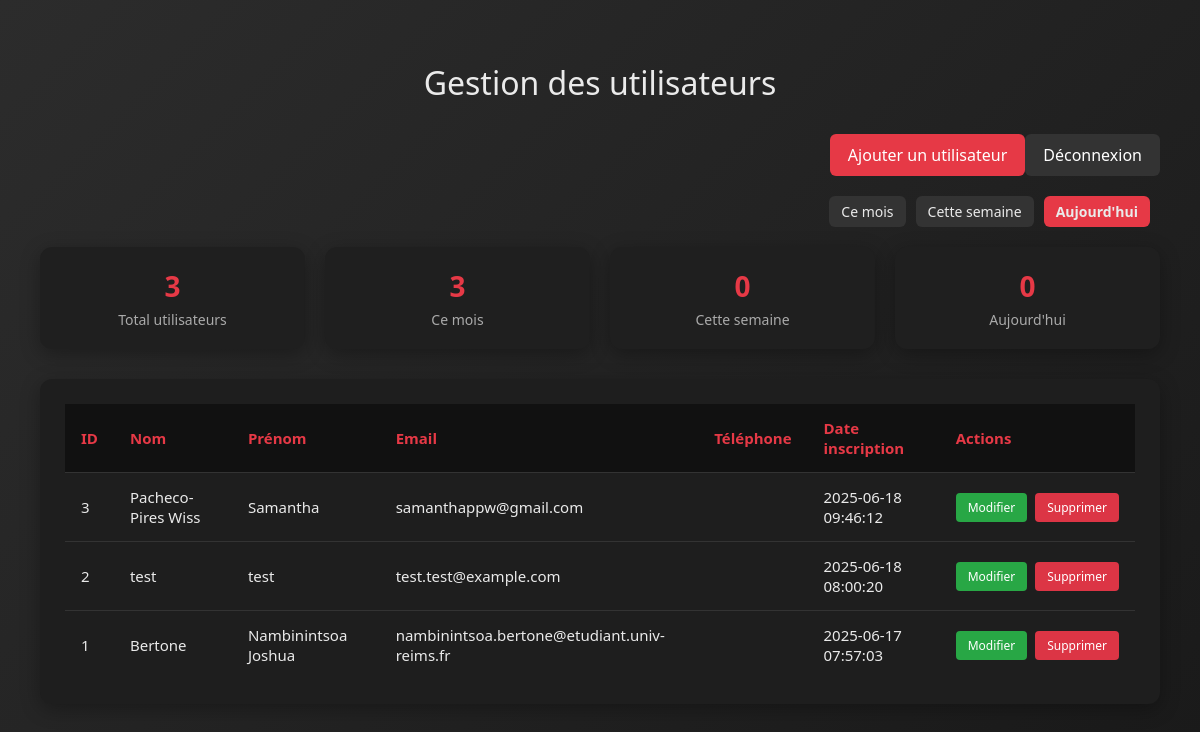
The page /admin/index.php?action=index (signed in) on the database its author committed.
### tables this page shows
CREATE TABLE `utilisateurs` (
  `id` int(11) NOT NULL,
  `nom` varchar(50) NOT NULL,
  `prenom` varchar(50) NOT NULL,
  `email` varchar(100) NOT NULL,
  `mot_de_passe` varchar(255) NOT NULL,
  `telephone` varchar(20) DEFAULT NULL,
  `date_inscription` timestamp NULL DEFAULT current_timestamp(),
  `role` varchar(20) NOT NULL DEFAULT 'user'
);

### admin/controller/admin_controller.php (called while the page is built, shortened)
<?php
require_once(__DIR__ . '/../model/utilisateurs_model.php');
function index() {
    $users = getAllUsers();
    $stats = getUserStats();
    include(__DIR__ . '/../view/gestion_view.php');
}

### admin/model/utilisateurs_model.php (called while the page is built, shortened)
<?php
require_once(__DIR__ . '/../../model/db.php');
function getAllUsers(): array {
    global $pdo;
    $stmt = $pdo->query("SELECT * FROM utilisateurs ORDER BY date_inscription DESC");
    return $stmt->fetchAll(PDO::FETCH_ASSOC);
}
function getUserStats(): array {
    global $pdo;
    $stats = [];
    try {
        $stmt = $pdo->query("SELECT COUNT(*) as total FROM utilisateurs");
        $stats['total_users'] = (int)$stmt->fetch(PDO::FETCH_ASSOC)['total'];
        $stmt = $pdo->query("SELECT COUNT(*) as monthly FROM utilisateurs WHERE MONTH(date_inscription) = MONTH(CURRENT_DATE()) AND YEAR(date_inscription) = YEAR(CURRENT_DATE())");
        $stats['monthly_registrations'] = (int)$stmt->fetch(PDO::FETCH_ASSOC)['monthly'];
        $stmt = $pdo->query("SELECT COUNT(*) as weekly FROM utilisateurs WHERE WEEK(date_inscription) = WEEK(CURRENT_DATE()) AND YEAR(date_inscription) = YEAR(CURRENT_DATE())");
        $stats['weekly_registrations'] = (int)$stmt->fetch(PDO::FETCH_ASSOC)['weekly'];
        $stmt = $pdo->query("SELECT COUNT(*) as today FROM utilisateurs WHERE DATE(date_inscription) = CURRENT_DATE()");
        $stats['today_registrations'] = (int)$stmt->fetch(PDO::FETCH_ASSOC)['today'];
    } catch (PDOException $e) {
        $stats = [
            'total_users' => 0,
            'monthly_registrations' => 0,
            'weekly_registrations' => 0,
            'today_registrations' => 0
        ];
    }
    return $stats;
}

### admin/view/gestion_view.php (the view, shortened to what this page needs)
<!DOCTYPE html>
<html lang="fr">
<head>
</head>
<body>
<?php
$period = $period ?? 'today';
$users = $users ?? [];
$stats = $stats ?? [];
?>
<h1>Gestion des utilisateurs</h1>
<a href="index.php?action=logout" style="background-color: #333;">Déconnexion</a>
<a href="index.php?action=addUser">Ajouter un utilisateur</a>
<div class="filter-tabs">
    <a href="?period=today" class="<?= $period === 'today' ? 'active' : '' ?>">Aujourd'hui</a>
    <a href="?period=week" class="<?= $period === 'week' ? 'active' : '' ?>">Cette semaine</a>
    <a href="?period=month" class="<?= $period === 'month' ? 'active' : '' ?>">Ce mois</a>
</div>
<div class="stats-container">
    <div class="stat-card">
        <div class="stat-number"><?= $stats['total_users'] ?? 0 ?></div>
        <div class="stat-label">Total utilisateurs</div>
    </div>
    <div class="stat-card">
        <div class="stat-number"><?= $stats['monthly_registrations'] ?? 0 ?></div>
        <div class="stat-label">Ce mois</div>
    </div>
    <div class="stat-card">
        <div class="stat-number"><?= $stats['weekly_registrations'] ?? 0 ?></div>
        <div class="stat-label">Cette semaine</div>
    </div>
    <div class="stat-card">
        <div class="stat-number"><?= $stats['today_registrations'] ?? 0 ?></div>
        <div class="stat-label">Aujourd'hui</div>
    </div>
</div>
<div class="table-container">
    <table>
        <thead>
        <tr>
            <th>ID</th>
            <th>Nom</th>
            <th>Prénom</th>
            <th>Email</th>
            <th>Téléphone</th>
            <th>Date inscription</th>
            <th>Actions</th>
        </tr>
        </thead>
        <tbody>
        <?php foreach($users as $user): ?>
        <tr>
            <td><?= htmlspecialchars($user['id']) ?></td>
            <td><?= htmlspecialchars($user['nom']) ?></td>
            <td><?= htmlspecialchars($user['prenom']) ?></td>
            <td><?= htmlspecialchars($user['email']) ?></td>
            <td><?= htmlspecialchars($user['telephone']) ?></td>
            <td><?= htmlspecialchars($user['date_inscription']) ?></td>
            <td>
                <div class="action-buttons">
                    <a href="index.php?action=editUser&id=<?= $user['id'] ?>" class="btn-edit">Modifier</a>
                    <a href="index.php?action=deleteUser&id=<?= $user['id'] ?>" class="btn-delete" onclick="return confirm('Êtes-vous sûr de vouloir supprimer cet utilisateur ?')">Supprimer</a>
                </div>
            </td>
        </tr>
        <?php endforeach; ?>
        </tbody>
    </table>
</div>
</body>
</html>

### admin/index.php (shortened to what this page needs)
<?php
$action = 'index';
if (!empty($_GET['action'])) {
    $action = $_GET['action'];
}
if (function_exists($action)) {
    $action();
} else {
    echo "Action inconnue.";
}

### admin/view/gestion_view.php (style rules this page uses)
body { font-family: 'Segoe UI', Tahoma, Geneva, Verdana, sans-serif; background: linear-gradient(135deg, #2c2c2c 0%, #1a1a1a 100%); margin: 0; padding: 40px; color: #eaeaea; }
h1 { text-align: center; font-weight: 500; font-size: 32px; margin-bottom: 30px; }
a { display: inline-block; background-color: #e63946; color: white; padding: 10px 18px; text-decoration: none; border-radius: 6px; margin-bottom: 20px; float: right; transition: background-color 0.3s ease; }
.filter-tabs { margin-bottom: 20px; clear: both; }
.filter-tabs a { margin-right: 10px; padding: 6px 12px; border-radius: 6px; background-color: #333; color: #eaeaea; text-decoration: none; font-size: 14px; }
.filter-tabs a.active { background-color: #e63946; font-weight: bold; }
.stats-container { display: grid; grid-template-columns: repeat(auto-fit, minmax(200px, 1fr)); gap: 20px; margin-bottom: 30px; clear: both; }
.stat-card { background-color: #1f1f1f; padding: 20px; border-radius: 12px; box-shadow: 0 5px 20px rgba(0, 0, 0, 0.3); text-align: center; }
.stat-number { font-size: 28px; font-weight: bold; color: #e63946; margin-bottom: 5px; }
.stat-label { font-size: 14px; color: #aaa; }
.table-container { background-color: #1e1e1e; padding: 25px; border-radius: 12px; box-shadow: 0 5px 20px rgba(0, 0, 0, 0.3); overflow-x: auto; }
table { width: 100%; border-collapse: collapse; font-size: 15px; color: #eaeaea; }
thead { background-color: #111; color: #e63946; }
th, td { text-align: left; padding: 14px 16px; border-bottom: 1px solid #333; }
tbody tr:last-child td { border-bottom: none; }
.action-buttons { display: flex; gap: 8px; }
.btn-edit { background-color: #28a745; color: white; padding: 6px 12px; text-decoration: none; border-radius: 4px; font-size: 12px; transition: background-color 0.3s ease; margin: 0; float: none; display: inline-block; }
.btn-delete { background-color: #dc3545; color: white; padding: 6px 12px; text-decoration: none; border-radius: 4px; font-size: 12px; transition: background-color 0.3s ease; margin: 0; float: none; display: inline-block; }

### rows shown on the page
utilisateurs: id "3", nom "Pacheco-Pires Wiss", prenom "Samantha", email "samanthappw@gmail.com", date_inscription "2025-06-18 09:46:12"
utilisateurs: id "2", nom "test", prenom "test", email "test.test@example.com", date_inscription "2025-06-18 08:00:20"
utilisateurs: id "1", nom "Bertone", prenom "Nambinintsoa Joshua", email "nambinintsoa.bertone@etudiant.univ-reims.fr", date_inscription "2025-06-17 07:57:03"

### other values the page prints
$stats['total_users'] "3"
$stats['monthly_registrations'] "3"
$stats['weekly_registrations'] "0"
$stats['today_registrations'] "0"
